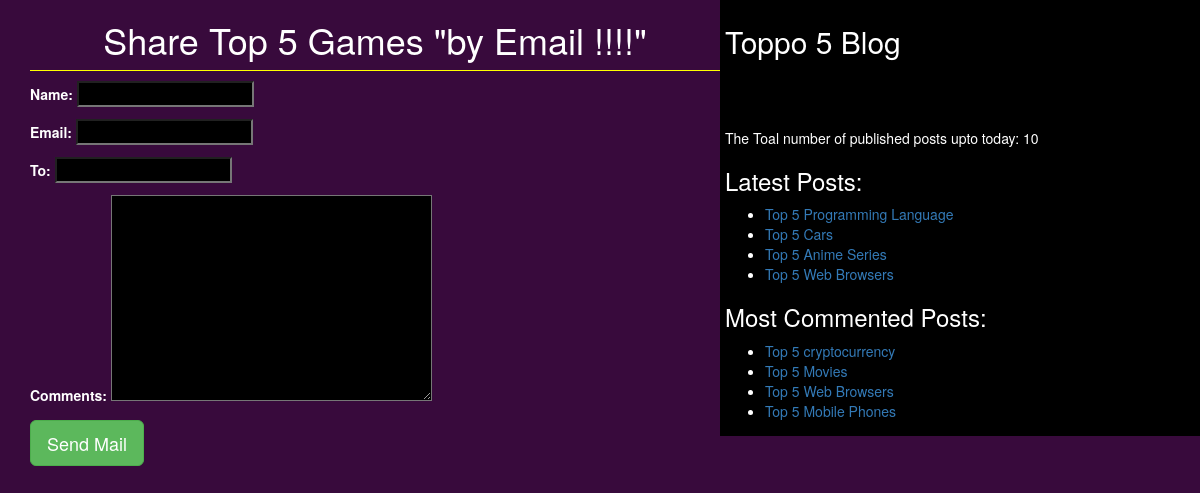
The app's page /2/share/ with its own data.
### blog/models.py (models this page shows, shortened)
class Post(models.Model):
    title = models.CharField(max_length=264)
    slug = models.SlugField(max_length=264,unique_for_date='publish')  # unique_for_date is used to to make each slug unique
    author = models.ForeignKey(User,related_name='blog_posts',on_delete=models.CASCADE) # on_delete is important parameter
    body = models.TextField()
    publish = models.DateTimeField(default=timezone.now)
    created = models.DateTimeField(auto_now_add=True)
    updated = models.DateTimeField(auto_now=True)
    STATUS_CHOICES = (('draft','Draft'),('published','Published'))
    status = models.CharField(max_length=10,choices=STATUS_CHOICES,default='draft')
    objects = CustomManager()  # calling our custom Manager
    tags = TaggableManager()
    class Meta:
        ordering = ('-publish',)
    def get_absolute_url(self):
        return reverse('post_detail',args=[self.publish.year,self.publish.strftime('%m'),self.publish.strftime('%d'),self.slug])

### blog/views.py (the view, shortened to what this page needs)
# urls.py: path('<int:id>/share/', views.mail_send_view),
def mail_send_view(request,id):
    post = get_object_or_404(Post,id=id,status='published')
    sent = False
    form = EmailSendForm()
    return render(request,'blog/sharebymail.html',{'post':post,'form':form,'sent':sent})

### blog/forms.py
class EmailSendForm(forms.Form):
    name = forms.CharField(widget=forms.TextInput(attrs={'class':'sendername','style': 'background:black;'}))
    email = forms.EmailField(widget=forms.TextInput(attrs={'class':'sendername','style': 'background:black;'}))
    to = forms.EmailField(widget=forms.TextInput(attrs={'class':'sendername','style': 'background:black;'}))
    comments = forms.CharField(required=False,widget=forms.Textarea(attrs={'style':'background:black;'}))

### blog/models.py (called while the page is built)
    def get_queryset(self):
        return super().get_queryset().filter(status='published') # only published post should come in blog page

### blog/templatetags/blog_tags.py (called while the page is built)
@register.simple_tag
def total_posts():
    return Post.objects.count()

@register.inclusion_tag('blog/latest_posts123.html')
def show_latest_posts(count=4):
    latest_posts = Post.objects.order_by('-publish')[:count]
    return {'latest_posts':latest_posts}

@register.simple_tag
def get_most_commented_posts(count=4):
    return Post.objects.annotate(total_comments=Count('comments')).order_by('-total_comments')[:count]

### templates/blog/sharebymail.html (shortened to what this page needs)
<!DOCTYPE html>
{%extends 'blog/base.html'%}
{%block content%}
{%if sent%}
<h1>Email Successfully Sent !!!</h1>
<p>"{{post.title}}" was sent by email</p>
{%else%}
<h1>Share {{post.title}} "by Email !!!!"</h1>
<form method="post">
{{form.as_p}}
<input type="submit" class='btn btn-lg btn-success' value="Send Mail">
</form>
{%endif%}
{%endblock%}

### templates/blog/base.html (shortened to what this page needs)
<!DOCTYPE html>
{%load blog_tags%}
{%load static%}
<html lang="en" dir="ltr">
  <head>
    <link rel = "stylesheet" href = "https://maxcdn.bootstrapcdn.com/bootstrap/3.3.6/css/bootstrap.min.css"/>
    <link rel="stylesheet" href="{%static 'css/blog1.css'%}">
  </head>
  <body>
    <div class="content">
      {%block content%}{%endblock%}
    </div>
    <div class="sidebar">
      <h2>Toppo 5 Blog</h2><br><br><br>
      <p>The Toal number of published posts upto today: {%total_posts%}</p>
      <h3>Latest Posts:</h3>{%show_latest_posts%}
      <h3>Most Commented Posts:</h3>
      {%get_most_commented_posts as most_commented_posts%}
      <ul>
        {%for post in most_commented_posts%}
        <li><a href="{{post.get_absolute_url}}">{{post.title}}</a></li>
        {%endfor%}
      </ul>
    </div>
  </body>
</html>

### templates/blog/latest_posts123.html
<ul>
  {%for post in latest_posts%}
  <li><a href="{{post.get_absolute_url}}">{{post.title}}</a></li>
  {%endfor%}
</ul>

### static/css/blog1.css (style rules this page uses)
.content { width: 60%; float: left; padding: 0 0 0 30px; background: #380A3C; color:white; }
.sidebar { width: 40%; float:right; padding: 5px; background: black; }
h1 { text-align:center; border-bottom: 1px solid yellow; padding-bottom: 10px; }
body { color: white; background: #380A3C; }

### records on screen
Post: title "Top 5 Games"
Post: title "Top 5 Programming Language"
Post: title "Top 5 Cars"
Post: title "Top 5 Anime Series"
Post: title "Top 5 Web Browsers"
Post: title "Top 5 cryptocurrency"
Post: title "Top 5 Movies"
Post: title "Top 5 Mobile Phones"
